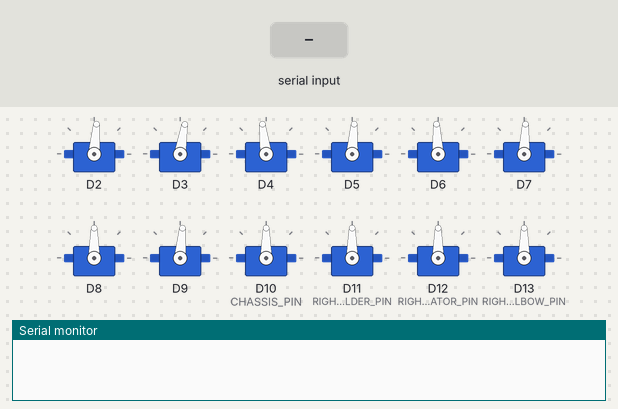
A sketch run on a simulated Arduino Due. Shown: 12 × servo, the last lines printed to the serial monitor. The inputs (shaded band) are chosen by the test bench.

Above: at 1.2 s.
1.3 s: "s 90\n" received over Serial
At 2.9 s:
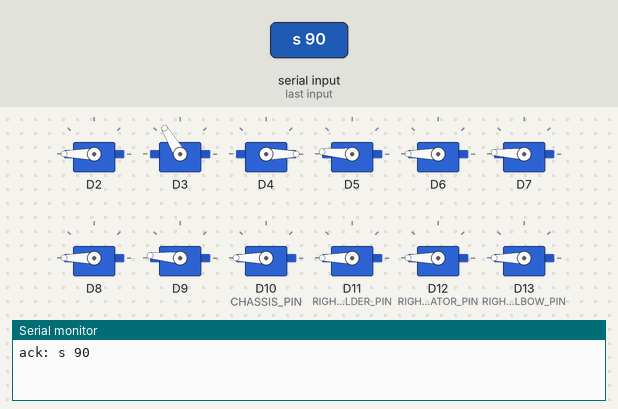
3.8 s: "s :45\n" received over Serial
At 6.0 s:
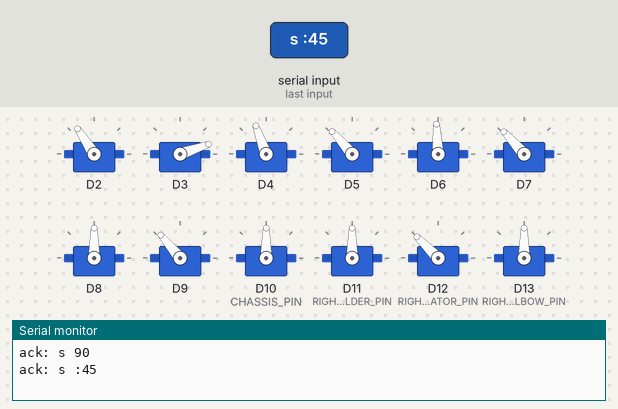
Timing chart, 0 to 7.5 s (numbered marks = the images above; inputs shaded):
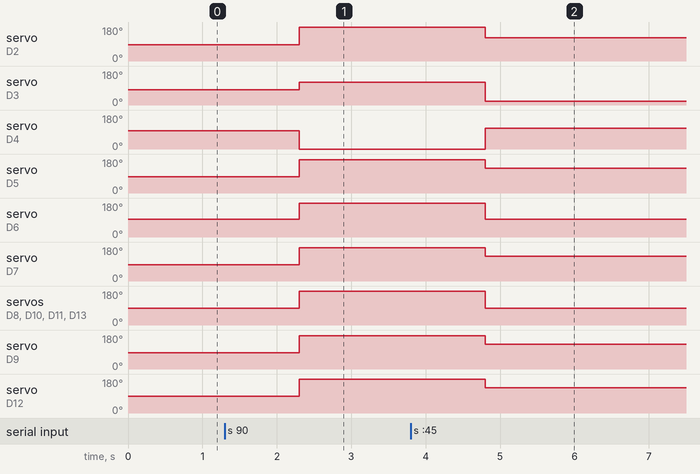

Measured:
- after the input at 1.3 s, servo on D2: 85° → 180° after 1.0 s; servo on D3: 81° → 121° after 1.0 s; servo on D4: 97° → 0° after 1.0 s; servo on D5: 86° → 176° after 1.0 s; servo on D6: 93° → 180° after 1.0 s
- after the input at 3.8 s, servo on D2: 180° → 123° after 1.0 s; servo on D3: 121° → 19° after 1.0 s; servo on D4: 0° → 110° after 1.0 s; servo on D5: 176° → 131° after 1.0 s; servo on D6: 180° → 93° after 1.0 s

The sketch:

controller_board.ino
```cpp
/*
 * Contains the code necessary to communicate with ROS master.
 */
#include "head.hpp"
#include "body.hpp"

// This is to make switching between the production Due and other Arduinos used for development easier
#ifdef SerialUSB
  #define SerialConn SerialUSB
#else
  #define SerialConn Serial
#endif

#define BAUD_RATE 57600

// Used for array indexes! Don't change numbers!
enum Joint {
  CHASSIS = 0,
  HEAD_ROLL,
  HEAD_PITCH,
  HEAD_YAW,
  LEFT_EAR_YAW,
  LEFT_EAR_PITCH,
  RIGHT_EAR_YAW,
  RIGHT_EAR_PITCH,
  LEFT_ARM_SHOULDER,
  LEFT_ARM_ROTATOR,
  LEFT_ARM_ELBOW,
  RIGHT_ARM_SHOULDER,
  RIGHT_ARM_ROTATOR,
  RIGHT_ARM_ELBOW,
  NUMBER_OF_JOINTS /* joint state array length, not a valid index! */
};

/*
 * Joint states, as int. In degrees from 0 - 180
 * Indexed by Joint enum
 */
int prev_target_state[Joint::NUMBER_OF_JOINTS];
int target_state[Joint::NUMBER_OF_JOINTS];

void setup() {
  SerialConn.begin(BAUD_RATE, SERIAL_8N1);
  while (!SerialConn) {
    ; // Wait for serial port to connect.
  }

  // Run setup for Head
  setupHead();

  // TODO: Run setup for arms & body
  setupBody();

  // Send ready packet to master
  //SerialConn.println("ready");
  runBody(0, 0, 0, 0, 0, 0, 0);
}

/**
 * Converts joint state array into string formatted as 0:0:0:...
 */
String serialize_joint_states(int *s) {
  String tmp = "";

  for (int i = 0; i < Joint::NUMBER_OF_JOINTS; i++) {
    tmp += s[i];
    if (i + 1 != Joint::NUMBER_OF_JOINTS) {
      tmp += ":"; // Don't add ':' to final joint value
    }
  }

  return tmp;
}

/**
 * Converts joint state string to joint state array
 * @param str trimmed string formatted as 0:0:0:0:...
 * @param *s int array to save joint states into
 */
void deserialize_joint_states(String str, int s[]) {
  int delim_idx = -1; // Index of the first delimeter is the start of the string

  for (int i = 0; i < Joint::NUMBER_OF_JOINTS; i++) {

    int next_delim_idx = str.indexOf(':', delim_idx + 1);

    s[i] = (int) str.substring(delim_idx + 1, next_delim_idx).toInt();

    delim_idx = next_delim_idx;
  }
}

// Copies target_state into prev_target_state
void save_prev_target_state() {
  for (int i = 0; i < Joint::NUMBER_OF_JOINTS; i++) {
    prev_target_state[i] = target_state[i];
  }
}

// Handles commands sent from serial port.
void cmd_handler() {
  if (SerialConn.available() > 0) {
    String cmd = SerialConn.readStringUntil('\r');
    cmd.trim();
    if (cmd.startsWith("s ")) {
      String raw_values = cmd.substring(2);
      raw_values.trim();
      save_prev_target_state();
      deserialize_joint_states(raw_values, target_state);
      handle_new_target();
      // Acknowledge command
      SerialConn.print("ack: ");
      SerialConn.println(cmd);
    } else if (cmd.startsWith("r")) {
      // WIP: If ros doesn't smooth positions well and we need to use velocity as well,
      //      then we need to read current_state, instead of target.
      String state_string = serialize_joint_states(target_state);
      //SerialConn.println(state_string);
    } else {
      //SerialConn.print("[Error]: Invalid Command: ");
      //SerialConn.println(cmd);
    }
  }
}

void handle_new_target() {

  // If one of the head joints has been updated, execute.
  if (head_has_update()) {
    //SerialConn.println("hi");
    // iterations are 0 bkz we're assuming that ROS is sending real-time positions that will do its own smoothing.
    runHead(
      0, /* Not using head z */
      (double) target_state[Joint::HEAD_ROLL],
      (double) target_state[Joint::HEAD_PITCH],
      (double) target_state[Joint::HEAD_YAW],
      target_state[Joint::LEFT_EAR_YAW] + 90,
      target_state[Joint::LEFT_EAR_PITCH] + 90,
      target_state[Joint::RIGHT_EAR_YAW] + 90,
      target_state[Joint::RIGHT_EAR_PITCH] + 90,
      1 /* 1 iterations */
    );
  }

  if (body_has_update()) {
    runBody(
      target_state[Joint::CHASSIS],
      target_state[Joint::LEFT_ARM_SHOULDER],
      target_state[Joint::LEFT_ARM_ROTATOR],
      target_state[Joint::LEFT_ARM_ELBOW],
      target_state[Joint::RIGHT_ARM_SHOULDER],
      target_state[Joint::RIGHT_ARM_ROTATOR],
      target_state[Joint::RIGHT_ARM_ELBOW]
     );
  }
}

#define NUM_OF_HEAD_JOINTS 7
int head_joint_idxs[NUM_OF_HEAD_JOINTS] = {
  Joint::HEAD_ROLL,
  Joint::HEAD_PITCH,
  Joint::HEAD_YAW,
  Joint::LEFT_EAR_YAW,
  Joint::LEFT_EAR_PITCH,
  Joint::RIGHT_EAR_YAW,
  Joint::RIGHT_EAR_PITCH
};

bool head_has_update() {
  for (int i = 0; i < NUM_OF_HEAD_JOINTS; i++) {
    int joint_idx = head_joint_idxs[i];
    if (prev_target_state[joint_idx] != target_state[joint_idx]) {
      return true;
    }
  }
  return false;
}

#define NUM_OF_BODY_JOINTS 7
int body_joint_idxs[NUM_OF_BODY_JOINTS] = {
  Joint::CHASSIS,
  Joint::LEFT_ARM_SHOULDER,
  Joint::LEFT_ARM_ROTATOR,
  Joint::LEFT_ARM_ELBOW,
  Joint::RIGHT_ARM_SHOULDER,
  Joint::RIGHT_ARM_ROTATOR,
  Joint::RIGHT_ARM_ELBOW
};

bool body_has_update() {
  for (int i = 0; i < NUM_OF_BODY_JOINTS; i++) {
    int joint_idx = body_joint_idxs[i];
    if (prev_target_state[joint_idx] != target_state[joint_idx]) {
      return true;
    }
  }
  return false;
}

void loop() {
  cmd_handler();
}
```

body.cpp
```cpp
#include "body.hpp"

Servo chassisServo;
Servo lasServo;
Servo larServo;
Servo laeServo;
Servo rasServo;
Servo rarServo;
Servo raeServo;

void setupBody() {
    chassisServo.attach(CHASSIS_PIN);
    lasServo.attach(RIGHT_ARM_SHOULDER_PIN);
    larServo.attach(RIGHT_ARM_ROTATOR_PIN);
    laeServo.attach(RIGHT_ARM_ELBOW_PIN);
    rasServo.attach(LEFT_ARM_SHOULDER_PIN);
    rarServo.attach(LEFT_ARM_ROTATOR_PIN);
    raeServo.attach(LEFT_ARM_ELBOW_PIN);

    chassisServo.write(90);
    lasServo.write(90);
    larServo.write(90);
    laeServo.write(90);
    rasServo.write(90);
    rarServo.write(90);
    raeServo.write(90);
}

void runBody(int chassis, int las, int lar, int lae, int ras, int rar, int rae) {
    chassisServo.write(chassis + 90);
    lasServo.write(las + 90);
    larServo.write(lar + 90);
    laeServo.write(lae + 90);
    rasServo.write(ras + 90);
    rarServo.write(rar + 90);
    raeServo.write(rae + 90);
}
```

body.hpp
```cpp
#include <Arduino.h>
#include <Servo.h> // servo library

#define CHASSIS_PIN 10
#define RIGHT_ARM_SHOULDER_PIN 11
#define RIGHT_ARM_ROTATOR_PIN 12
#define RIGHT_ARM_ELBOW_PIN 13
#define LEFT_ARM_SHOULDER_PIN 14
#define LEFT_ARM_ROTATOR_PIN 15
#define LEFT_ARM_ELBOW_PIN 16

#ifndef BAUD_RATE
#define BAUD_RATE 57600
#endif

void setupBody();

void runBody(int chassis, int las, int lar, int lae, int ras, int rar, int rae);
```

head.hpp
```cpp
/*
 * Contains all code necessary to control and setup head servos
 */
#include <Arduino.h>
#include <Servo.h> // servo library

/**
 * Runs head-specific setup code.
 */
void setupHead();

/**
 * Moves head servos to target positions over a specified number of steps/iterations.
 * @param z The z position of the head platform (not used by ROS)
 * @param roll The roll of the head platform (0 - 180 deg)
 * @param pitch The pitch of the head platform (0 - 180 deg)
 * @param yaw The roll of the yaw platform (0 - 180 deg)
 * @param LEY The left ear yaw (0 - 180 deg)
 * @param LEP The left ear pitch (0 - 180 deg)
 * @param REY The right ear yaw (0 - 180 deg)
 * @param REP The right ear pitch (0 - 180 deg)
 * @param iters The number of iterations it should take to reach target positions.
 */
void runHead(double z, double roll, double pitch, double yaw, int LEY, int LEP, int REY, int REP, double iters);

/**
 * Not used outside of head file
 */
void unitCubicCreate(double tf);

/**
 * Not used outside of head file
 */
void angleCalculate(int arr[3], double z, double roll, double pitch, double yaw);

/**
 * loop() implementation for testing Head servos
 */
void testHeadLoop();
```

Source omitted: head.cpp (12273 bytes)
